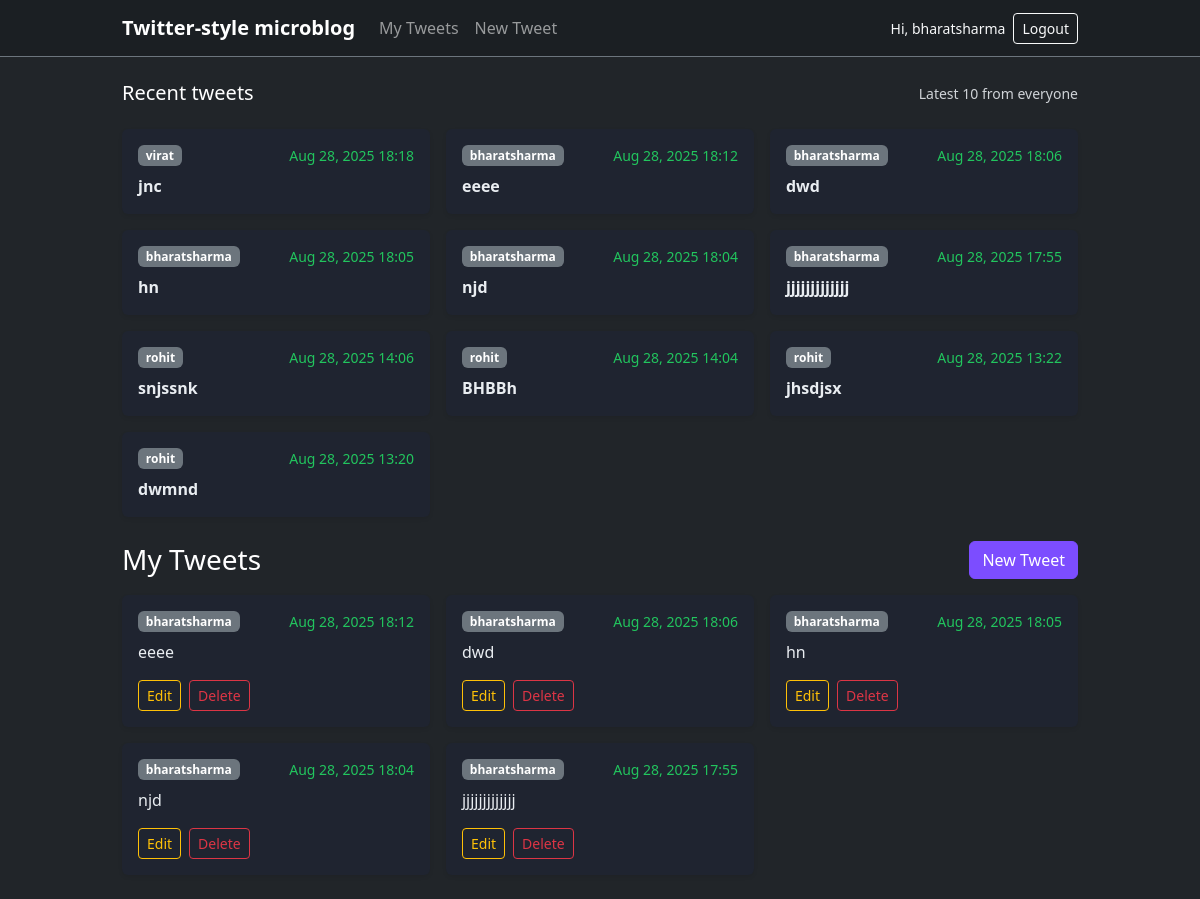
The app's page /tweets/ (signed in) with its own data.
### myapp/models.py (models this page shows, shortened)
class Tweet(models.Model):
    user = models.ForeignKey(User, on_delete=models.CASCADE)
    text = models.TextField(max_length=280)
    photo = models.ImageField(upload_to='photo/', blank=True, null=True)
    created_at = models.DateTimeField(default=timezone.now, editable=False)
    updated_at = models.DateTimeField(auto_now=True)

### myapp/views.py (the view)
# urls.py: path('tweets/', views.tweet_list, name='tweet_list'),  # This is /tweets/
@login_required  # Add this decorator
def tweet_list(request):
    tweets = Tweet.objects.filter(user=request.user).order_by('-created_at')
    print(f"Found {tweets.count()} tweets for user {request.user.username}")
    return render(request, 'tweet_list.html', {'tweets': tweets})

### myapp/context_processors.py (called while the page is built)
def global_feed(request):
    try:
        qs = Tweet.objects.select_related('user').order_by('-created_at')[:10]
    except Exception:
        qs = Tweet.objects.select_related('user').order_by('-updated_at')[:10]
    return {'global_feed_tweets': qs}

### myapp/templates/tweet_list.html (shortened to what this page needs)
{% extends 'layout.html' %}
{% block content %}
<div class="d-flex justify-content-between align-items-center mb-3">
	<h1 class="h3 m-0">My Tweets</h1>
	<a href="{% url 'tweet_create' %}" class="btn btn-primary">New Tweet</a>
</div>
{% if tweets %}
<div class="row g-3">
	{% for tweet in tweets %}
	<div class="col-12 col-md-6 col-lg-4">
		<div class="card h-100 shadow-sm border-0">
			<div class="card-body d-flex flex-column">
				<div class="d-flex justify-content-between align-items-center mb-2">
					<span class="badge bg-secondary">{{ tweet.user.username }}</span>
					<small class="tweet-date">
						{{ tweet.created_at|default:tweet.updated_at|date:"M j, Y H:i" }}
					</small>
				</div>
				<p class="card-text flex-grow-1">{{ tweet.text }}</p>
				<div class="d-flex gap-2">
					<a href="{% url 'tweet_edit' tweet.id %}" class="btn btn-outline-warning btn-sm">Edit</a>
					<a href="{% url 'tweet_delete' tweet.id %}" class="btn btn-outline-danger btn-sm">Delete</a>
				</div>
			</div>
		</div>
	</div>
	{% endfor %}
</div>
{% else %}
<div class="text-center py-5">
	<p class="mb-3">No tweets yet.</p>
	<a href="{% url 'tweet_create' %}" class="btn btn-primary">Create your first tweet</a>
</div>
{% endif %}
{% endblock %}

### templates/layout.html (shortened to what this page needs)
{% load static %}
<!DOCTYPE html>
<html lang="en">
<head>
	<link href="https://cdn.jsdelivr.net/npm/bootstrap@5.3.3/dist/css/bootstrap.min.css" rel="stylesheet">
	<link rel="stylesheet" href="{% static 'css/app.css' %}">
</head>
<body class="bg-dark text-white">
{% with name=request.resolver_match.url_name %}
	<nav class="navbar navbar-expand-lg navbar-dark bg-dark border-bottom border-secondary">
		<div class="container">
			<a class="navbar-brand fw-bold" href="{% url 'index' %}">Twitter-style microblog</a>
			<div id="nav" class="collapse navbar-collapse">
				<ul class="navbar-nav me-auto mb-2 mb-lg-0">
					{% if name != 'login' and name != 'register' and name != 'logout' and user.is_authenticated %}
						<li class="nav-item">
							<a class="nav-link" href="{% url 'my_tweets' %}">My Tweets</a>
						</li>
						<li class="nav-item">
							<a class="nav-link" href="{% url 'tweet_create' %}">New Tweet</a>
						</li>
					{% endif %}
				</ul>
				<ul class="navbar-nav ms-auto">
					{% if user.is_authenticated %}
						<li class="nav-item d-flex align-items-center me-2">
							<span class="text-light small">Hi, {{ user.username }}</span>
						</li>
						<li class="nav-item">
							<form method="post" action="{% url 'logout' %}" class="d-inline">
								<button type="submit" class="btn btn-outline-light btn-sm">Logout</button>
							</form>
						</li>
					{% endif %}
				</ul>
			</div>
		</div>
	</nav>
	<main class="container py-4">
		{% if name != 'login' and name != 'register' and name != 'logout' and name != 'tweet_create' and name != 'tweet_edit' and name != 'my_tweets' and global_feed_tweets %}
			<section class="mb-4">
				<div class="d-flex justify-content-between align-items-center">
					<h2 class="h5 m-0">Recent tweets</h2>
					<small class="text-muted">Latest 10 from everyone</small>
				</div>
				<div class="row g-3 mt-2">
					{% for t in global_feed_tweets %}
						<div class="col-12 col-md-6 col-lg-4">
							<div class="card h-100 shadow-sm border-0">
								<div class="card-body">
									<div class="d-flex justify-content-between align-items-center mb-2">
										<span class="badge bg-secondary">{{ t.user.username }}</span>
										<small class="tweet-date">
											{{ t.created_at|default:t.updated_at|date:"M j, Y H:i" }}
										</small>
									</div>
									<p class="card-text tweet-text">{{ t.text }}</p>
								</div>
							</div>
						</div>
					{% endfor %}
				</div>
			</section>
		{% endif %}
		{% block content %}{% endblock %}
	</main>
{% endwith %}
</body>
</html>

### static/css/app.css (style rules this page uses)
:root { --bg:#0f1113; --panel:#1b1f23; --text:#e6e6e6; --muted:#9aa0a6; --accent:#7c4dff; }
html,body { height:100%; }
body { background:var(--bg); color:var(--text); }
.navbar, .card { background:var(--panel) !important; }
.card { border-color:#2b3137; }
a { text-decoration:none; }
.container { max-width:980px; }
.btn-primary { background:var(--accent); border-color:var(--accent); }
.tweet-date { color: #22c55e !important; }
.tweet-text { color: #251ac5 !important; }
.card .tweet-text { color: #3b82f6 !important; font-weight: 500; }
.card { --bs-card-bg: #1f2430 !important; background-color: var(--bs-card-bg) !important; border-color: #2f3542 !important; }
.card .tweet-text { color: #3b82f6 !important; font-weight: 600; }
.card .card-text { color: #e9edf1 !important; }
.text-muted { color: #cfd3d7 !important; opacity: 1; }

### records on screen
Tweet: user.username "virat", created_at "Aug 28, 2025 18:18", text "jnc"
Tweet: user.username "bharatsharma", created_at "Aug 28, 2025 18:12", text "eeee"
Tweet: user.username "bharatsharma", created_at "Aug 28, 2025 18:06", text "dwd"
Tweet: user.username "bharatsharma", created_at "Aug 28, 2025 18:05", text "hn"
Tweet: user.username "bharatsharma", created_at "Aug 28, 2025 18:04", text "njd"
Tweet: user.username "bharatsharma", created_at "Aug 28, 2025 17:55", text "jjjjjjjjjjjjj"
Tweet: user.username "rohit", created_at "Aug 28, 2025 14:06", text "snjssnk"
Tweet: user.username "rohit", created_at "Aug 28, 2025 14:04", text "BHBBh"
Tweet: user.username "rohit", created_at "Aug 28, 2025 13:22", text "jhsdjsx"
Tweet: user.username "rohit", created_at "Aug 28, 2025 13:20", text "dwmnd"

### other values on screen
{{ user.username }} "bharatsharma"
